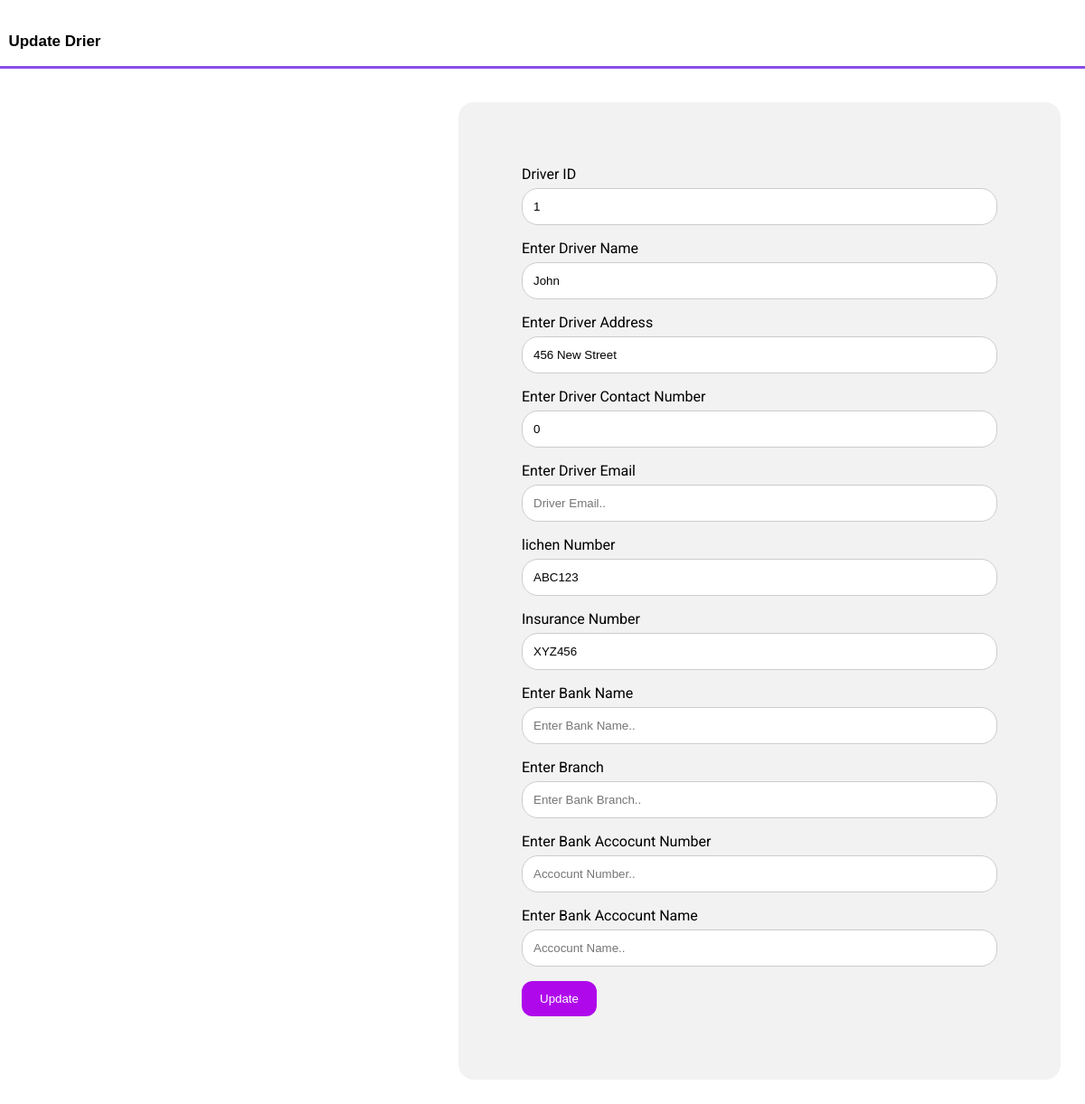
The app's page /updatedriverpage.php?ids=1 with its own data.
### tables this page shows
CREATE TABLE IF NOT EXISTS `driver` (
  `driver_id` int(11) NOT NULL,
  `f_name` varchar(50) NOT NULL,
  `l_name` varchar(50) NOT NULL,
  `dob` date NOT NULL,
  `address` varchar(100) NOT NULL,
  `gender` varchar(10) NOT NULL,
  `lison_num` varchar(20) NOT NULL,
  `insurance_num` varchar(20) NOT NULL,
  `contactnum` int(12) NOT NULL,
  `email` varchar(34) NOT NULL,
  `bank_name` varchar(25) NOT NULL,
  `bank_branch` varchar(25) NOT NULL,
  `account_number` varchar(25) NOT NULL,
  `account_name` varchar(25) NOT NULL,
  PRIMARY KEY (`driver_id`)
);

### updatedriverpage.php (the view, shortened to what this page needs)
<!DOCTYPE html>
<html>
<head>
  <link href="css/styleadmin.css" rel="stylesheet">
	<link href="css/style.css" rel="stylesheet">
	<link rel="stylesheet" href="https://cdnjs.cloudflare.com/ajax/libs/font-awesome/4.7.0/css/font-awesome.min.css">
</head>
<body class="body">
<br>
<MostPopular>
<p class="topicadmin">&nbsp;&nbsp;Update Drier</p><hr>
<?php
$servername = "127.0.0.1";
$username = "root";
$password = "";
$dbname = "drop_me";
$conn = new mysqli($servername, $username, $password, $dbname);
if (isset($_GET['ids'])) {
$id = $_GET['ids'];
}
$sql = "SELECT * FROM driver WHERE driver_id = $id";
$result = $conn->query($sql);
if ($result->num_rows > 0) {
  $row = $result->fetch_assoc();
}
?>
<table>
  <tr>
    <td style="width: 40%;"><center>
    <div class="slider">
      <div class="overlay">
      </div>
   </div>
    </center></td>
    <td style="width: 60%;">
<div class="containerco">
<form action="updatedriver_post.php" method="post">
 <label for="DriverID">Driver ID</label>
    <input type="text" id="Driverid" name="Driverid" placeholder="Enter Vehicle ID.." value="<?php echo $id; ?> ">
    <label for="VehicleNumber">Enter Driver Name </label>
    <input type="text" id="name" name="name" placeholder="Driver Name.." value="<?php echo $row['f_name']; ?>">
    <label for="lname">Enter Driver Address</label>
    <input type="text" id="Address" name="Address" placeholder="Driver Address.." value="<?php echo $row['address']; ?>">
    <label for="lname">Enter Driver Contact Number</label>
    <input type="text" id="Number" name="Number" placeholder="Contact Number.." value="<?php echo $row['contactnum']; ?>">
    <label for="lname">Enter Driver Email</label>
    <input type="text" id="Email" name="Email" placeholder="Driver Email.." value="<?php echo $row['email']; ?>">
    <label for="lname">lichen Number</label>
    <input type="text" id="lichenNumber" name="lichenNumber" placeholder="lichen Number.." value="<?php echo $row['lison_num']; ?>">
    <label for="lname">Insurance Number</label>
    <input type="text" id="InsuranceNumber" name="InsuranceNumber" placeholder="Insurance Number.." value="<?php echo $row['insurance_num']; ?>">
    <label for="lname">Enter Bank Name</label>
    <input type="text" id="bankname" name="bankname" placeholder="Enter Bank Name.." value="<?php echo $row['bank_name']; ?>">
    <label for="lname">Enter Branch</label>
    <input type="text" id="branch" name="branc" placeholder="Enter Bank Branch.." value="<?php echo $row['bank_branch']; ?>">
    <label for="lname">Enter Bank Accocunt Number</label>
    <input type="text" id="AccocuntNumber" name="AccocuntNumber" placeholder="Accocunt Number.." value="<?php echo $row['account_number']; ?>">
    <label for="lname">Enter Bank Accocunt Name</label>
    <input type="text" id="AccocuntName" name="AccocuntName" placeholder="Accocunt Name.." value="<?php echo $row['account_name']; ?>">
    <input type="submit" value="Update">
  </form>
</div>
    </td>
  </tr>
</table>
</body>
</html>

### css/styleadmin.css (style rules this page uses)
.topicadmin { color: black; font-size: 17px; font-weight: bold; font-family: 'Arial', sans-serif; }

### css/style.css (style rules this page uses)
.slider { background-repeat: no-repeat; background-size: cover; width: 100%; height: 80vh; transition: all .4s ease-in-out; animation: slide 10s infinite; }
.overlay { color: #fff; width: 100%; height: 80vh; transition: all .2s ease-in-out; }
.body { scroll-behavior: smooth; margin: 0; padding: 0; font-family: 'Roboto', sans-serif; }
hr { border: none; height: 3px; background-color: #8a4de8; margin: 10px 0; width: 100%; }
table { width: 100%; border-collapse: collapse; }

### updatedriverpage.php (style rules this page uses)
input[type=text], select, textarea { width: 100%; padding: 12px; border: 1px solid #ccc; border-radius: 18px; box-sizing: border-box; margin-top: 6px; margin-bottom: 16px; resize: vertical; }
input[type=submit] { background-color: #af09eb; color: white; padding: 12px 20px; border: none; border-radius: 12px; cursor: pointer; }
.containerco { border-radius: 17px; background-color: #f2f2f2; padding: 70px; margin: 26px; }

### records on screen
driver: name "John", Address "456 New Street", Number "0", lichenNumber "ABC123", InsuranceNumber "XYZ456"
